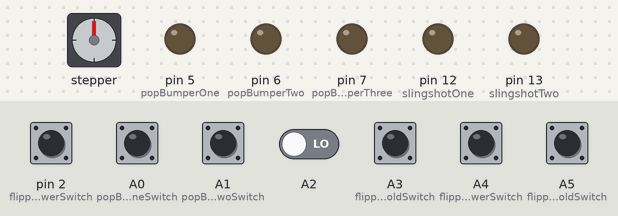
The sketch below on a simulated Arduino Leonardo, built with avr-gcc and run on an emulated ATmega32U4. On the bench: stepper motor, output pins drawn as LEDs (lit = HIGH). Wiring (inferred from the names in the program): stepper motor (2048 steps per turn assumed): coils pin 8, pin 9, pin 10, pin 11. Inputs (shaded band) come from the test bench; at power-on: A0 (popBumperOneSwitch), A1 (popBumperTwoSwitch), A2, A3 (flipperRightHoldSwitch), A4 (flipperRightPowerSwitch), A5 (flipperLeftHoldSwitch), pin 2 (flipperLeftPowerSwitch) LOW. What the sketch prints to the serial monitor is not drawn.

Above: at 1.2 s.
1.3 s: A2 driven HIGH
At 1.8 s:
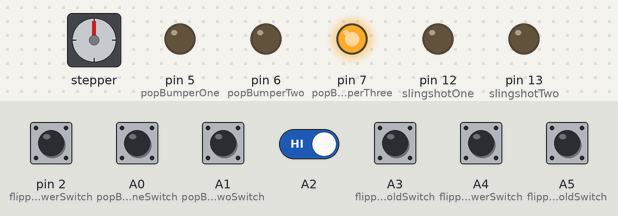
4.3 s: A0 (popBumperOneSwitch) pulled HIGH for 1 s
At 5.51 s:
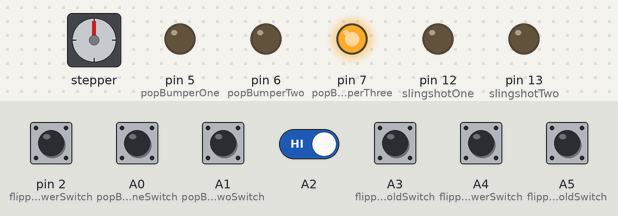
7.3 s: A1 (popBumperTwoSwitch) pulled HIGH for 0.15 s
At 7.61 s:
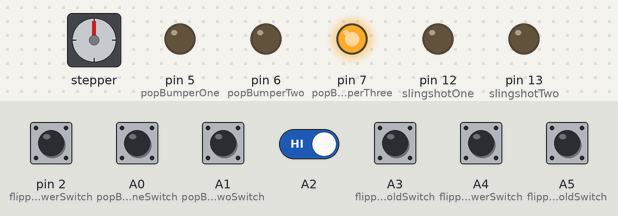
13.3 s: A2 driven LOW
At 14.3 s:
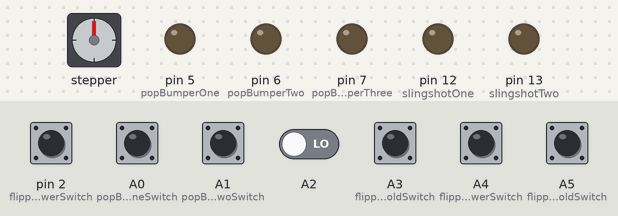
Timing chart, 0 to 16.3 s (numbered marks = the images above; inputs shaded):
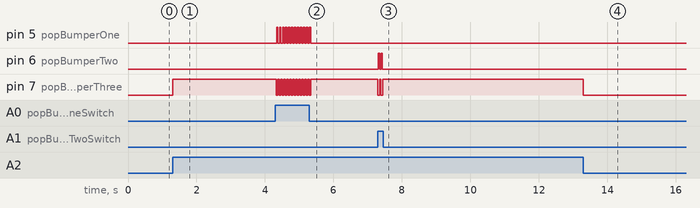

The sketch:

chicken.ino
```cpp
/* This is the code for the main microcontroler.
*
*
*This control jobs are:
* [x]coin counter
* [ ]fliper control
* [x]com with screen ardino
* [ ]games played
* [needs work]display intergation
* [ASAP]test code
*
*
*/


//*****************************************************************************************************************
// Decare these varible to the corisopning Aurdino pins and wanted vaules for tuning game play exsperence


// constants won't change. They're used here to set pin numbers:
const int popBumperOneSwitch = A0; // the number of the switch pin
const int popBumperOne = 5; // the number of the popBumper pin
//const int popBumperOneLED = 14; // the number of the popBumperLED pin

const int popBumperTwoSwitch = A1; // the number of the switch pin
const int popBumperTwo = 6; // the number of the popBumper pin
//const int popBumperTwoLED = 15; // the number of the popBumperLED pin

const int popBumperThreeSwitch = A2; // the number of the switch pin
const int popBumperThree = 7; // the number of the popBumper pin
//const int popBumperThreeLED = 16; // the number of the popBumperLED pin

const int flipperRightHoldSwitch = A3; // the number of the switch pin
const int flipperRightHoldCoil = 8; //

const int flipperRightPowerSwitch = A4; //
const int flipperRightPowerCoil = 9; // the number of the flipper pin

const int flipperLeftHoldSwitch = A5; // the number of the switch pin
const int flipperLeftHoldCoil = 10; //

const int flipperLeftPowerSwitch = 2; //
const int flipperLeftPowerCoil = 11; // the number of the flipper pin

const int slingshotOneSwitch = 3; // the number of the switch pin
const int slingshotOne = 12; // the number of the slingshot pin
//const int slingshotOneLED = 17; // the number of the slingshotLED pin

const int slingshotTwoSwitch = 4; // the number of the switch pin
const int slingshotTwo = 13; // the number of the slingshot pin
//const int slingshotLeftLED = 18; // the number of the slingshotLED pin

const int gatePin = 103;
const int openTime = 1;

const int coinDetect = 100;
const int ballDeathSwith = 101;
const int startButton = 102;

const int newBalls = 5; //the number of new ball per pament
const int minCoinsRequerd = 2; // minnum coins requard to get balls

const int messageArraySize = 6;

//points
const int pointsForPopBumper = 10;
const int pointsForSlingShot = 10;
const int pointsForRollOver = 10;

//free balls
const int freeBalls = 1;
const int freeBallPoints = 2000;

//***************************************************************************************************************

// PUBLIC VARs and setup

int scoreRecord;
int score;// the score for a inivial game
int coinsCounted; // the total coin in the maching
int coins; //
int ballsRemaining;
char message[messageArraySize];
//char imputMessage;
int freeBallPointsTracker = 0;


bool gameState;


//int money;

void setup() {
    // initialize the LED pin as an output:
    pinMode(popBumperOne, OUTPUT);
    pinMode(popBumperTwo, OUTPUT);
    pinMode(popBumperThree, OUTPUT);

    pinMode(flipperRightPowerCoil, OUTPUT);
    pinMode(flipperRightHoldCoil, OUTPUT);

    pinMode(flipperLeftPowerCoil, OUTPUT);
    pinMode(flipperLeftHoldCoil, OUTPUT);

    pinMode(slingshotOne, OUTPUT);
    pinMode(slingshotTwo, OUTPUT);

    // initialize the pushbutton pin as an input:
    pinMode(popBumperOneSwitch, INPUT);
    pinMode(popBumperTwoSwitch, INPUT);
    pinMode(popBumperOneSwitch, INPUT);

    pinMode(flipperRightHoldSwitch, INPUT);
    pinMode(flipperLeftHoldSwitch, INPUT);
    pinMode(flipperRightPowerSwitch, INPUT);
    pinMode(flipperLeftPowerSwitch, INPUT);

    pinMode(slingshotOneSwitch, INPUT);
    pinMode(slingshotTwoSwitch, INPUT);

    pinMode(coinDetect, INPUT);
    pinMode(startButton, INPUT);
    pinMode(ballDeathSwith, INPUT);

    //initialize Serial comuticion
    Serial.begin(9600); // start serial communication at 9600bps with USB port
    Serial1.begin(9600); // start serial1 communication at 9600bps with screen control aduino

    Serial.flush(); // flush communication
    Serial1.flush(); // flush communication
}


void loop(){

    GameControl();

    ElectronicsLoop();

    ToDisplay(message);

    delay(5);
}


//*********************************************************************************************************

//GAME LOGIC


void GameControl(){
    bool coinCounted;
    int coinDetected = digitalRead(coinDetect);
    int startPushed = digitalRead(startButton);
    int ballState = digitalRead(ballDeathSwith);
    bool ballCounted;

    setMessage("888888");


    //Serial.read()


    if (coinDetected == HIGH) {
        if(coinCounted == false){
            coinsCounted++;
            coins++;
            //message = coins +"coins";
            coinCounted = true;
            Serial.println("coin counted");
        }
    } else if (coinDetected == HIGH) {
        coinCounted = false;
    }

    //this closesn the gate if all balls have been used
    if (ballsRemaining < 1){
        BallGateControl(false);
        gameState = false;
        //Serial.println("  **** GAME OVER ****");
    }

    if (ballState == HIGH){
        if (ballCounted == false){
            ballsRemaining -= 1;
            ballCounted = true;
        }
    } else {
        ballCounted = false;
    }

    //this checks if requarments to start the game has been reheched and
    if (gameState == true){
        if (score > freeBallPointsTracker){
            AddBalls(freeBalls);
            freeBallPointsTracker = score + freeBallPoints;
        }
        DisplayInt(score);
    } else {
        if (coins >= minCoinsRequerd){
            if (startPushed == HIGH){
                coins -= minCoinsRequerd;
                StartGame();
            } else {
                //message[1] = 'a';//"ready";
                setMessage("ready");
            }
        } else {
            setMessage("888888");
        }
    }
}

void setMessage(char mess[]) {
  //message[];
  for (int i = 0; i < sizeof(mess); i++) {
    message[i] = mess[i];
  }
}

void StartGame(){
    Serial.println("RUNNING: game is now running");

    //resets varible to defalt states
    gameState = true;
    score = 0;
    AddBalls(newBalls);
    BallGateControl(true);
    //AddMessage();
}


void AddBalls(int _ballsToAdd){
    ballsRemaining += _ballsToAdd;
    Serial.println("PLAYS: balls have been added");
}
void AddScore(int _score){
    score += _score;
    Serial.println("SCORE: "+ score);
}


void DisplayInt(int _int){//NOT DONE, NOT TESTED
    //String outputSting;
    /*

    char outputChar[messageArraySize];
    int countOfNeededZeros;
    int lengthOutputChar = sizeof(outputChar);
    char neededZeros[]];


    if (true){
        for(int i = 0; i < countOfNeededZeros ; i++){
            neededZeros[i] = '0';
        }
        outputChar[messageArraySize] =  neededZeros + char(_int) ;
    }
    //outputSting = String();
    message = outputChar
    */
}


/*
void DisplayManger(String _str){ //NOT DONE. do not use untill test rest of code. This will make it so display it show proper timing
    char oldMessage;
    int oldScore;
    if (message != oldMessage || score != oldScore){

    }
}
*/

void ToDisplay (char _inputChar[6] ){ //could work for length 6 to 1
    int lengthInputChar = sizeof(_inputChar);

    if (lengthInputChar <= 6 && lengthInputChar >= 0){
        Serial1.write(_inputChar);
        Serial1.write('\n');
        //Serial.println(_inputChar);

    } else if (lengthInputChar >= 7){// not supported yet.
        Serial.println("ERROR: string value too long");
    } else {
        Serial.println("ERROR: invalited print to display value");
    }
}

bool RollOverSwichLogic(int _inputPin){// NOT TESTED will take in a pin and making into a bool roll over switch
    int rollOverSwich = digitalRead(_inputPin);
    bool rollOverSwichCounted;

    if (rollOverSwich == HIGH && rollOverSwichCounted == false){
        rollOverSwichCounted = true;
        return true;

    } else if (rollOverSwich == LOW){
        rollOverSwichCounted = false;
        return false;

    } else {
        return false;
    }
}

void LedGridLightUP(){
    int myLeds[] = {};
    int myLedsSize = sizeof(myLeds);
    int lights;
    if (gameState == true){
        if (score > freeBallPointsTracker){
            lights++;
        }
        for(int i; i <= myLedsSize; i++){
            digitalWrite(myLeds[i], HIGH);
        }
    } else {
        for(int i; i <= myLedsSize; i++){
            digitalWrite(myLeds[i], LOW);
        }
    }
}


//******************************************************************************************************


// ELECTRONICS CONTROL


void ElectronicsLoop(){
    //SlingshotControl(slingshotOne, slingshotOneSwitch, pointsForSlingShot);
    //SlingshotControl(slingshotTwo, slingshotTwoSwitch, pointsForSlingShot);
    PopBumperControl(popBumperOne, popBumperOneSwitch, pointsForPopBumper);
    PopBumperControl(popBumperTwo, popBumperTwoSwitch, pointsForPopBumper);
    PopBumperControl(popBumperThree, popBumperThreeSwitch, pointsForPopBumper);
    FlipperControl(flipperLeftPowerCoil, flipperLeftHoldCoil, flipperLeftPowerSwitch, flipperLeftHoldSwitch);
    FlipperControl(flipperRightPowerCoil, flipperRightHoldCoil, flipperRightPowerSwitch, flipperRightHoldSwitch);
}

void BallGateControl (bool _open){ //puts ball into play NOT DONE
    if (_open){
        //open
        //digitalWrite(gatePin, HIGH);
        //Serial.println("RUNNING: gate open");
    } else {
        //Serial.println("RUNNING: gate closed");
        //close
    }
}

void PopBumperControl(int _popBumper, int _popBumperSwitch, int _points){

    int buttonState = 1; // variable for reading the pushbutton status
    // read the state of the pushbutton value:
    buttonState = digitalRead(_popBumperSwitch);

    // check if the pushbutton is pressed. If it is, the buttonState is HIGH:
    if (buttonState == HIGH) {
        // turn LED on:
        AddScore(_points);
        digitalWrite(_popBumper, HIGH);
        delay(40);
        digitalWrite(_popBumper, LOW);
        Serial.print("RUNNING: PopBumperControl  ");
    } else {
        // turn LED off:
        digitalWrite(_popBumper, LOW);
    }
}

void RollOverSwichControl (int _rollOverSwich){
    bool swichState;
    swichState = RollOverSwichLogic(_rollOverSwich);
    if (swichState){
        AddScore(pointsForRollOver);
    }
}

void UseLED(int _ledPin,  int _mode){//NOT DONE
    bool LEDState;

    if (_mode == 0){// LED off
        LEDState = true;
    } else if (_mode == 1){//LED on
        LEDState = false;
    } else if (_mode == 2) { // LED pulse
        LEDState = true;
        delay(40);//ajust time
        LEDState = false;
    }else if (_mode == 3){ // LED bink DO NOT USE
        digitalWrite(_ledPin, HIGH);
    }

    if (LEDState){
        digitalWrite(_ledPin, HIGH);
    }else{
        digitalWrite(_ledPin, LOW);
    }
}

void FlipperControl(int _flipperPowerCoil, int _flipperHoldCoil, int _flipperPowerSwitch, int _flipperHoldSwitch) {

    int buttonState = 1;
    int button2State = 1;
    // read the state of the pushbutton value:
    buttonState = digitalRead(_flipperPowerSwitch);
    button2State = digitalRead(_flipperHoldSwitch);

    // check if the pushbutton is pressed. If it is, the buttonState is HIGH:
    if (buttonState == HIGH && button2State == LOW) {
        Serial.print("RUNNING: FlipperControl  ");
        digitalWrite(_flipperHoldCoil, HIGH);
        digitalWrite(_flipperPowerCoil, HIGH);
    } else if (buttonState == HIGH && button2State == HIGH){
        digitalWrite(_flipperPowerCoil, LOW);
    } else {
        // turn LED off:
        digitalWrite(_flipperPowerCoil, LOW);
        digitalWrite(_flipperHoldCoil, LOW);
    }
}
/*
void SlingshotControl(int _slingshot, int _slingshotSwitch, int _points) {//NOT DONE

    int buttonState = 1; // variable for reading the pushbutton status
    // read the state of the pushbutton value:
    buttonState = digitalRead(_slingshotSwitch);

    // check if the pushbutton is pressed. If it is, the buttonState is HIGH:
    if (buttonState == HIGH) {
        // turn LED on:
        Serial.print("RUNNING: SlingshotControl  ");
        AddScore(_points);
        digitalWrite(_slingshot, HIGH);
        delay(40);
        digitalWrite(_slingshot, LOW);
    } else {
        // turn LED off:
        digitalWrite(_slingshot, LOW);
    }
}*/
```

Measured:
- after the input at 1.3 s, pin 7 (popBumperThree): LOW → HIGH at once
- after the input at 4.3 s, pin 5 (popBumperOne): alternates HIGH for 0.04 s and LOW for 0.05 s, 24 changes in all, then stays LOW, starting at once; pin 7 (popBumperThree): alternates HIGH for 0.04 s and LOW for 0.05 s, 24 changes in all, then stays HIGH, starting at once
- after the input at 7.3 s, pin 6 (popBumperTwo): alternates HIGH for 0.04 s and LOW for 0.05 s, 4 changes in all, then stays LOW, starting at once; pin 7 (popBumperThree): alternates HIGH for 0.04 s and LOW for 0.05 s, 4 changes in all, then stays HIGH, starting at once
- after the input at 13.3 s, pin 7 (popBumperThree): HIGH → LOW at once
